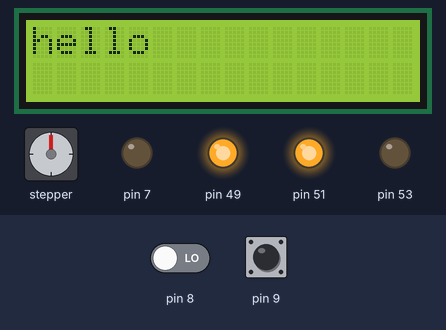
Bench run of a sketch on a simulated Arduino Mega 2560, built with avr-gcc and run on an emulated ATmega2560. Shown: 16×2 character LCD, stepper motor, output pins drawn as LEDs (lit = HIGH). The test bench sets the inputs (shaded band); at power-on: pin 8 LOW, pin 9 LOW. Stepper angles assume 200 steps per turn.

Above: at 0.1 s.
1.7 s: pin 8 driven HIGH
4.1 s: pin 8 driven LOW
At 6.5 s:
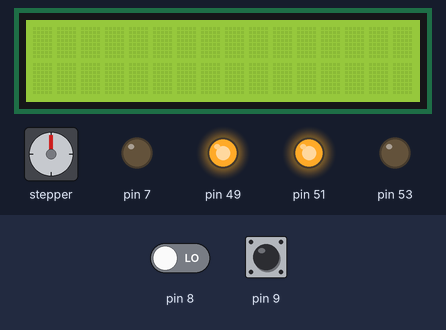
6.8 s: pin 9 driven HIGH
At 8.2 s:
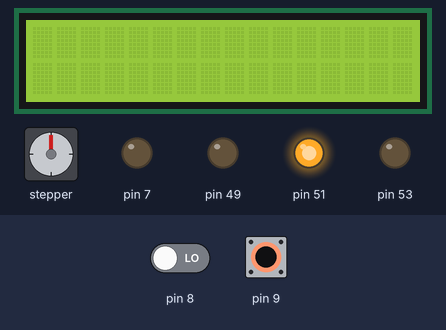
9.8 s: pin 8 driven HIGH
At 12.6 s:
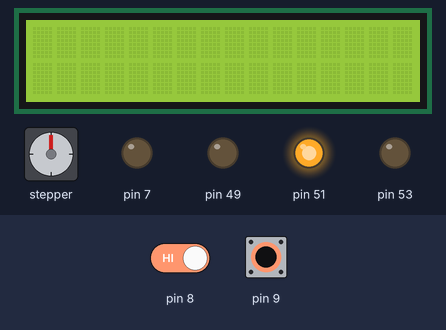
12.8 s: pin 9 driven LOW
At 15.6 s:
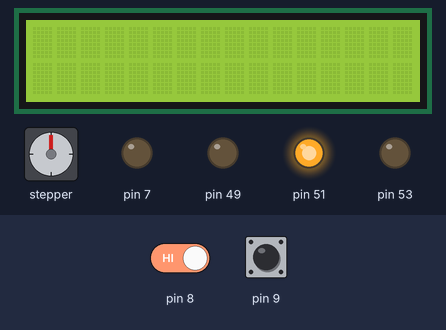
18.8 s: pin 9 pulsed HIGH 2 times (0.12 s each, 0.3 s apart)
Timing chart, 0 to 26.2 s (numbered marks = the images above; inputs shaded):
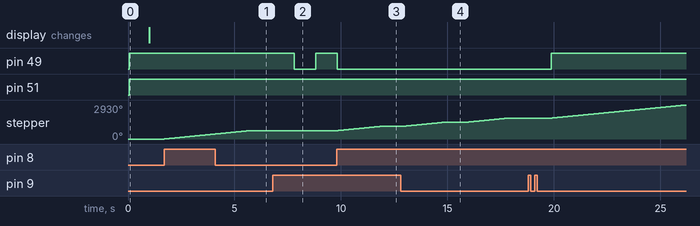

Measured:
- after the input at 1.7 s, stepper: keeps turning clockwise at about 180°/s, starting at once
- after the input at 6.8 s, pin 49: HIGH → LOW after 1.0 s, → HIGH 1.0 s later
- after the input at 9.8 s, pin 49: goes on until 9.8 s, then stays LOW; stepper: turns 360° clockwise in 2.0 s, starting at once
- after the input at 12.8 s, pin 49: stays LOW (without the input it goes to HIGH after 1.0 s)
- after the input at 18.8 s, pin 49: LOW → HIGH after 1.1 s

The sketch:

Final_Project_FINAL.ino
```cpp
#include <LiquidCrystal.h>
#include <DHT11.h>
#include <Stepper.h>

#define RDA 0x80
#define TBE 0x20

#define DHTTYPE DHT11
DHT11 dht11(6);

int THRESHOLD_T = 32;
int THRESHOLD_W = 280;
// Set up Stepper Motor using Stepper motor Library
Stepper stepper(200, 45, 43, 41, 39);

// Buttons 9, 10, 11
volatile unsigned char *port_h = (unsigned char *)0x102;
volatile unsigned char *ddr_h = (unsigned char *)0x101;
volatile unsigned char *pin_h = (unsigned char *)0x100;

// Leds, 53, 51, 49

volatile unsigned char *port_b = (unsigned char *)0x25;
volatile unsigned char *ddr_b = (unsigned char *)0x24;
volatile unsigned char *pin_b = (unsigned char *)0x23;

volatile unsigned char *port_l = (unsigned char *)0x10B;
volatile unsigned char *ddr_l = (unsigned char *)0x10A;
volatile unsigned char *pin_l = (unsigned char *)0x109;

// LCD pins <--> Arduino pins
const int RS = 11, EN = 12, D4 = 2, D5 = 3, D6 = 4, D7 = 5;
LiquidCrystal lcd(RS, EN, D4, D5, D6, D7);
// Serial Monitor
volatile unsigned char *myUCSR0A = (unsigned char *)0x00C0;
volatile unsigned char *myUCSR0B = (unsigned char *)0x00C1;
volatile unsigned char *myUCSR0C = (unsigned char *)0x00C2;
volatile unsigned int *myUBRR0 = (unsigned int *)0x00C4;
volatile unsigned char *myUDR0 = (unsigned char *)0x00C6;
// ADC - Water Sensor
volatile unsigned char *my_ADMUX = (unsigned char *)0x7C;
volatile unsigned char *my_ADCSRB = (unsigned char *)0x7B;
volatile unsigned char *my_ADCSRA = (unsigned char *)0x7A;
volatile unsigned int *my_ADC_DATA = (unsigned int *)0x78;
// Timer
volatile unsigned char *myTCCR1A = (unsigned char *)0x80;
volatile unsigned char *myTCCR1B = (unsigned char *)0x81;
volatile unsigned char *myTCCR1C = (unsigned char *)0x82;
volatile unsigned char *myTIMSK1 = (unsigned char *)0x6F;
volatile unsigned int *myTCNT1 = (unsigned int *)0x84;
volatile unsigned char *myTIFR1 = (unsigned char *)0x36;
//

unsigned long lcdCount = 0;
unsigned long lcdUpdate = 1000;

void setup() {
  // setup the UART
  U0init(9600);
  // setup the ADC
  adc_init();
  // Set Up LCD
  lcd.begin(16, 2); // set up number of columns and rows

  lcd.clear();
  lcd.print("hello");
  //Set LED pins to Output
  *ddr_b |= 0x01;
  *ddr_b |= 0x04;
  *ddr_l |= 0x01;
  //Set Buttons to input
  *ddr_b &= 0xEF;
  *port_b &= 0xEF;
  *ddr_h &= 0xBF;
  *port_h &= 0xBF;
  *ddr_h &= 0xDF;
  *port_h &= 0xDF;
  // Set Temp sensor pin to input
  *ddr_h &= 0xF7;
  *port_h &= 0xF7;
  // Set Fan Motor Pin to Output
  *ddr_h |= 0x10;
  // Set stepper speed
  stepper.setSpeed(30);
}
int state = 0;
int temp = 0;
int water = 290;
int humidity = 0;
int on_off = 0;
int stepper_count = 0;

void loop() {
  // read the water sensor value by calling adc_read() and check the threshold to display the message accordingly
  if(*pin_h & 0x20){
    stepper.step(200);
    stepper_count += 1;
      if(stepper_count > 5){
      stepper.step(1000);
      stepper_count = 0;
      }
    my_delay();
  }


  if (state != 0) {
    if (millis() % 10000 == 0) {
      temp = dht11.readTemperature();
      humidity = dht11.readHumidity();
      water = adc_read(0);
    }
  }

  if (*pin_h & 0x40){
    lcd.clear();
    on_off += 1;
    if(on_off > 1){
     on_off = 0;
    }
    if(on_off == 1)
      state = 1;
    else{
      state = 0;
    }
  my_delay();
}

  // State 0 Disabled
  // Led Yellow

  if (state == 0) {
    *port_l |= 0x01;
    *port_b |= 0x04;
    *port_b &= ~0x01;
    // Fan OFF
    analogWrite(7, 0);
  }
  if (state == 1) {
    //LED Green
    *port_l &= ~0x01;
    *port_b |= 0x04;
    *port_b &= ~0x01;
    // Fan OFF
    analogWrite(7, 0);

    if (temp > THRESHOLD_T){
      state = 2;
     }
    if (water <= THRESHOLD_W){
     state = 3;
     }
  }
  if (state == 2) {
    *port_l &= ~0x01;
    *port_b &= ~0x04;
    *port_b |= 0x01;
    analogWrite(7, 100);

    if (water <= THRESHOLD_W){
      state = 3;
    }
    if(temp <= THRESHOLD_T){
      state = 1;
    }
  }
  if (state == 3) {
    *port_l |= 0x01;
    *port_b &= ~0x04;
    *port_b &= ~0x01;
    analogWrite(7, 0);
    if(*pin_b & 0x10){
      state = 1;
      lcd.clear();
    }
  }

  if(millis()- lcdCount >= lcdUpdate){
    lcdCount = millis();
    if(state == 0){
    }
    else if(state == 3){
    lcd.setCursor(0, 0);
    lcd.print("Water Level");
    lcd.setCursor(0, 1);
    lcd.print("is too low!");

    }else {
    lcd.setCursor(0, 0);
    lcd.print("Temp: ");
    lcd.setCursor(13, 0);
    lcd.print(temp);
    lcd.setCursor(0, 1);
    lcd.print("Humidity: ");
    lcd.setCursor(10, 0);
    lcd.print(humidity);
    }
    lcd.clear();
  }
  /* display the water sensor reading
  cs1 = adc_read(0);
  unsigned int val = cs1 / 1000;
  unsigned int rem = cs1 % 1000;
  unsigned int val2 = rem / 100;
  unsigned int rem2 = rem % 100;
  unsigned int val3 = rem2 / 10;
  unsigned int rem3 = rem2 % 10;
  unsigned int val4 = rem3 / 1;

  unsigned char char1 = val + '0';
  unsigned char char2 = val2 + '0';
  unsigned char char3 = val3 + '0';
  unsigned char char4 = val4 + '0';

  //if the value is less than the threshold display the value on the Serial monitor
  U0putchar(char1);
  U0putchar(char2);
  U0putchar(char3);
  U0putchar(char4);
  U0putchar('\n');
  */
}


//Use a threshold value that works for you with your sensor. There is no fixed value as sensor's sensitivity can differ.
void adc_init()  //write your code after each commented line and follow the instruction
{
  // setup the A register
  // set bit   7 to 1 to enable the ADC
  *my_ADCSRA |= 0x80;
  // clear bit 6 to 0 to disable the ADC trigger mode
  *my_ADCSRA &= 0xDF;
  // clear bit 5 to 0 to disable the ADC interrupt
  *my_ADCSRA &= 0xEF;
  // clear bit 0-2 to 0 to set prescaler selection to slow reading
  *my_ADCSRA &= 0xF8;

  // setup the B register
  // clear bit 3 to 0 to reset the channel and gain bits
  *my_ADCSRB &= 0xF7;

  // clear bit 2-0 to 0 to set free running mode
  *my_ADCSRB &= 0xF8;

  // setup the MUX Register
  // clear bit 7 to 0 for AVCC analog reference
  *my_ADMUX &= 0x7F;
  // set bit 6 to 1 for AVCC analog reference
  *my_ADMUX |= 0x40;
  // clear bit 5 to 0 for right adjust result
  *my_ADMUX &= 0xDF;
  // clear bit 4-0 to 0 to reset the channel and gain bits
  *my_ADMUX &= 0xF0;
}
unsigned int adc_read(unsigned char adc_channel_num)  //work with channel 0
{
  // clear the channel selection bits (MUX 4:0)
  *my_ADMUX &= 0xF0;

  // clear the channel selection bits (MUX 5) hint: it's not in the ADMUX register
  *my_ADCSRB &= 0xF7;

  // set the channel selection bits for channel 0
  *my_ADMUX += adc_channel_num;

  // set bit 6 of ADCSRA to 1 to start a conversion
  *my_ADCSRA |= 0x40;
  // wait for the conversion to complete
  while ((*my_ADCSRA & 0x40) != 0)
    ;
  // return the result in the ADC data register and format the data based on right justification (check the lecture slide)
  *my_ADMUX &= 0xDF;
  unsigned int val = *my_ADC_DATA & 0x03FF;
  return val;
}


void U0init(int U0baud) {
  unsigned long FCPU = 16000000;
  unsigned int tbaud;
  tbaud = (FCPU / 16 / U0baud - 1);
  // Same as (FCPU / (16 * U0baud)) - 1;
  *myUCSR0A = 0x20;
  *myUCSR0B = 0x18;
  *myUCSR0C = 0x06;
  *myUBRR0 = tbaud;
}
unsigned char U0kbhit() {
  return *myUCSR0A & RDA;
}
unsigned char U0getchar() {
  return *myUDR0;
}
void U0putchar(unsigned char U0pdata) {
  while ((*myUCSR0A & TBE) == 0)
    ;
  *myUDR0 = U0pdata;
}

void my_delay() {
  *myTCCR1B &= 0xF8;
  *myTCNT1 = (unsigned int)(65536 - 62500);
  *myTCCR1A = 0x0;
  *myTCCR1B |= 0x04;
  while ((*myTIFR1 & 0x01) == 0)
    ;
  *myTCCR1B &= 0xF8;
  *myTIFR1 |= 0x01;
}
```
